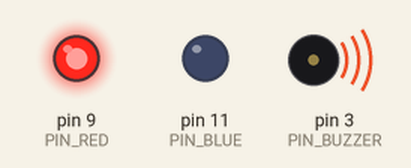
This sketch was run on a simulated Arduino Uno, built with avr-gcc and run on an emulated ATmega328P. Shown: output pins drawn as LEDs (lit = HIGH), buzzer (waves = sounding).

Above: at 0.15 s.
At 0.9 s:
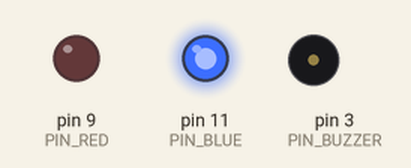
At 1.4 s:
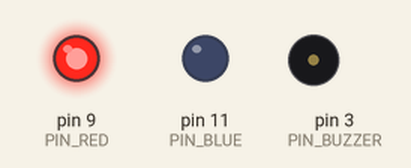
At 2.65 s:
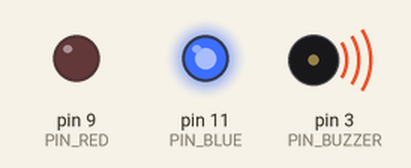
Timing chart, 0 to 3.0 s (numbered marks = the images above):
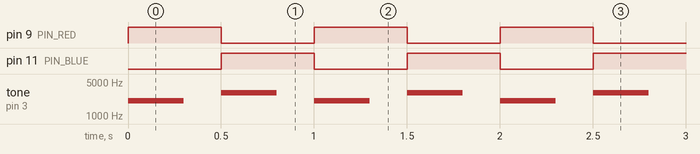

The sketch:

b02_alert_with_led_and_buzzer.ino
```cpp
/**
 * 경보 알림 시스템
 * analogWrite을 사용했을 때
 * tone 함수가 3번핀과 11번 핀 PWM에 영향을 줌으로 digitalWrite을 사용해야함
 * 참고: https://www.arduino.cc/reference/en/language/functions/advanced-io/tone/
 */

int PIN_BUZZER = 3;
int PIN_RED = 9;
int PIN_BLUE = 11;

void setup() {
  pinMode(PIN_RED, OUTPUT);
  pinMode(PIN_BLUE, OUTPUT);
}

void loop() {
  digitalWrite(PIN_BLUE, LOW);
  digitalWrite(PIN_RED, HIGH);
  tone(PIN_BUZZER, 2048, 300);
  delay(500);
  digitalWrite(PIN_RED, LOW);
  digitalWrite(PIN_BLUE, HIGH);
  tone(PIN_BUZZER, 3024, 300);
  delay(500);
}
```

Measured:
- by itself, pin 9 (PIN_RED), pin 11 (PIN_BLUE): alternates HIGH for 0.50 s and LOW for 0.50 s
- by itself, tone on pin 3 (PIN_BUZZER): repeats every 1.0 s: silent 0.20 s, 3024 Hz 0.30 s, silent 0.20 s, 2048 Hz 0.30 s
